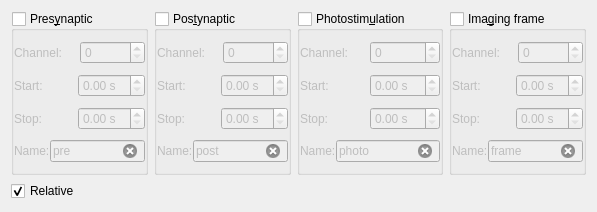
<?xml version="1.0" encoding="UTF-8"?>
<ui version="4.0">
 <class>TriggerDetectWidget</class>
 <widget class="QWidget" name="TriggerDetectWidget">
  <property name="geometry">
   <rect>
    <x>0</x>
    <y>0</y>
    <width>597</width>
    <height>212</height>
   </rect>
  </property>
  <property name="windowTitle">
   <string>TriggerDetectWidget</string>
  </property>
  <property name="toolTip">
   <string>Trigger Detection Widget</string>
  </property>
  <property name="statusTip">
   <string>Trigger Detection Widget</string>
  </property>
  <property name="whatsThis">
   <string>Trigger Detection Widget</string>
  </property>
  <layout class="QGridLayout" name="gridLayout">
   <item row="0" column="0">
    <layout class="QHBoxLayout" name="horizontalLayout">
     <item>
      <widget class="QGroupBox" name="presynGroupBox">
       <property name="toolTip">
        <string>Triggers for presynaptic simulation</string>
       </property>
       <property name="statusTip">
        <string>Triggers for presynaptic simulation</string>
       </property>
       <property name="whatsThis">
        <string>&lt;html&gt;&lt;head/&gt;&lt;body&gt;&lt;p&gt;Triggers for presynaptic simulation via simulation (extracellular) electrodes.&lt;/p&gt;&lt;/body&gt;&lt;/html&gt;</string>
       </property>
       <property name="title">
        <string>Pres&amp;ynaptic</string>
       </property>
       <property name="checkable">
        <bool>true</bool>
       </property>
       <property name="checked">
        <bool>false</bool>
       </property>
       <layout class="QVBoxLayout" name="verticalLayout_2">
        <property name="spacing">
         <number>0</number>
        </property>
        <property name="leftMargin">
         <number>0</number>
        </property>
        <property name="topMargin">
         <number>0</number>
        </property>
        <property name="rightMargin">
         <number>0</number>
        </property>
        <property name="bottomMargin">
         <number>0</number>
        </property>
        <item>
         <layout class="QHBoxLayout" name="horizontalLayout_4">
          <item>
           <widget class="QLabel" name="label_4">
            <property name="text">
             <string>Channel:</string>
            </property>
            <property name="buddy">
             <cstring>presynChannelSpinBox</cstring>
            </property>
           </widget>
          </item>
          <item>
           <widget class="QSpinBox" name="presynChannelSpinBox"/>
          </item>
         </layout>
        </item>
        <item>
         <layout class="QHBoxLayout" name="horizontalLayout_6">
          <item>
           <widget class="QLabel" name="label_12">
            <property name="text">
             <string>Start:</string>
            </property>
            <property name="buddy">
             <cstring>presynStartDoubleSpinBox</cstring>
            </property>
           </widget>
          </item>
          <item>
           <widget class="QDoubleSpinBox" name="presynStartDoubleSpinBox">
            <property name="suffix">
             <string> s</string>
            </property>
           </widget>
          </item>
         </layout>
        </item>
        <item>
         <layout class="QHBoxLayout" name="horizontalLayout_7">
          <item>
           <widget class="QLabel" name="label_13">
            <property name="text">
             <string>Stop:</string>
            </property>
            <property name="buddy">
             <cstring>presynStopDoubleSpinBox</cstring>
            </property>
           </widget>
          </item>
          <item>
           <widget class="QDoubleSpinBox" name="presynStopDoubleSpinBox">
            <property name="suffix">
             <string> s</string>
            </property>
           </widget>
          </item>
         </layout>
        </item>
        <item>
         <layout class="QHBoxLayout" name="horizontalLayout_5">
          <item>
           <widget class="QLabel" name="label_8">
            <property name="text">
             <string>Name:</string>
            </property>
            <property name="buddy">
             <cstring>presynNameLineEdit</cstring>
            </property>
           </widget>
          </item>
          <item>
           <widget class="QLineEdit" name="presynNameLineEdit">
            <property name="text">
             <string>pre</string>
            </property>
            <property name="clearButtonEnabled">
             <bool>true</bool>
            </property>
           </widget>
          </item>
         </layout>
        </item>
       </layout>
      </widget>
     </item>
     <item>
      <widget class="QGroupBox" name="postsynGroupBox">
       <property name="toolTip">
        <string>Triggers for postsynaptic stimulation</string>
       </property>
       <property name="statusTip">
        <string>Triggers for postsynaptic stimulation</string>
       </property>
       <property name="whatsThis">
        <string>&lt;html&gt;&lt;head/&gt;&lt;body&gt;&lt;p&gt;Triggers for postsynaptic stimulation (e.g. current injection via patch electrode, or antidromic stimulation with extracellular electrodes).&lt;/p&gt;&lt;/body&gt;&lt;/html&gt;</string>
       </property>
       <property name="title">
        <string>Pos&amp;tynaptic</string>
       </property>
       <property name="checkable">
        <bool>true</bool>
       </property>
       <property name="checked">
        <bool>false</bool>
       </property>
       <layout class="QVBoxLayout" name="verticalLayout_3">
        <property name="spacing">
         <number>0</number>
        </property>
        <property name="leftMargin">
         <number>0</number>
        </property>
        <property name="topMargin">
         <number>0</number>
        </property>
        <property name="rightMargin">
         <number>0</number>
        </property>
        <property name="bottomMargin">
         <number>0</number>
        </property>
        <item>
         <layout class="QHBoxLayout" name="horizontalLayout_8">
          <item>
           <widget class="QLabel" name="label_5">
            <property name="text">
             <string>Channel:</string>
            </property>
            <property name="buddy">
             <cstring>postsynChannelSpinBox</cstring>
            </property>
           </widget>
          </item>
          <item>
           <widget class="QSpinBox" name="postsynChannelSpinBox"/>
          </item>
         </layout>
        </item>
        <item>
         <layout class="QHBoxLayout" name="horizontalLayout_10">
          <item>
           <widget class="QLabel" name="label_14">
            <property name="text">
             <string>Start:</string>
            </property>
            <property name="buddy">
             <cstring>postsynStartDoubleSpinBox</cstring>
            </property>
           </widget>
          </item>
          <item>
           <widget class="QDoubleSpinBox" name="postsynStartDoubleSpinBox">
            <property name="suffix">
             <string> s</string>
            </property>
           </widget>
          </item>
         </layout>
        </item>
        <item>
         <layout class="QHBoxLayout" name="horizontalLayout_11">
          <item>
           <widget class="QLabel" name="label_15">
            <property name="text">
             <string>Stop:</string>
            </property>
            <property name="buddy">
             <cstring>postsynStopDoubleSpinBox</cstring>
            </property>
           </widget>
          </item>
          <item>
           <widget class="QDoubleSpinBox" name="postsynStopDoubleSpinBox">
            <property name="suffix">
             <string> s</string>
            </property>
           </widget>
          </item>
         </layout>
        </item>
        <item>
         <layout class="QHBoxLayout" name="horizontalLayout_9">
          <item>
           <widget class="QLabel" name="label_9">
            <property name="text">
             <string>Name:</string>
            </property>
            <property name="buddy">
             <cstring>postsynNameLineEdit</cstring>
            </property>
           </widget>
          </item>
          <item>
           <widget class="QLineEdit" name="postsynNameLineEdit">
            <property name="text">
             <string>post</string>
            </property>
            <property name="clearButtonEnabled">
             <bool>true</bool>
            </property>
           </widget>
          </item>
         </layout>
        </item>
       </layout>
      </widget>
     </item>
     <item>
      <widget class="QGroupBox" name="photoGroupBox">
       <property name="toolTip">
        <string>Trigger for light pulses</string>
       </property>
       <property name="statusTip">
        <string>Trigger for light pulses</string>
       </property>
       <property name="whatsThis">
        <string>&lt;html&gt;&lt;head/&gt;&lt;body&gt;&lt;p&gt;Trigger for light pulses (e.g. uncaging pulses, light-sensitive in channels, pohotoconversion of fluorescent proteins, etc.).&lt;/p&gt;&lt;/body&gt;&lt;/html&gt;</string>
       </property>
       <property name="title">
        <string>Photostim&amp;ulation</string>
       </property>
       <property name="checkable">
        <bool>true</bool>
       </property>
       <property name="checked">
        <bool>false</bool>
       </property>
       <layout class="QVBoxLayout" name="verticalLayout_4">
        <property name="spacing">
         <number>0</number>
        </property>
        <property name="leftMargin">
         <number>0</number>
        </property>
        <property name="topMargin">
         <number>0</number>
        </property>
        <property name="rightMargin">
         <number>0</number>
        </property>
        <property name="bottomMargin">
         <number>0</number>
        </property>
        <item>
         <layout class="QHBoxLayout" name="horizontalLayout_12">
          <item>
           <widget class="QLabel" name="label_6">
            <property name="text">
             <string>Channel:</string>
            </property>
            <property name="buddy">
             <cstring>photoChannelSpinBox</cstring>
            </property>
           </widget>
          </item>
          <item>
           <widget class="QSpinBox" name="photoChannelSpinBox"/>
          </item>
         </layout>
        </item>
        <item>
         <layout class="QHBoxLayout" name="horizontalLayout_14">
          <item>
           <widget class="QLabel" name="label_16">
            <property name="text">
             <string>Start:</string>
            </property>
            <property name="buddy">
             <cstring>photoStartDoubleSpinBox</cstring>
            </property>
           </widget>
          </item>
          <item>
           <widget class="QDoubleSpinBox" name="photoStartDoubleSpinBox">
            <property name="suffix">
             <string> s</string>
            </property>
           </widget>
          </item>
         </layout>
        </item>
        <item>
         <layout class="QHBoxLayout" name="horizontalLayout_15">
          <item>
           <widget class="QLabel" name="label_17">
            <property name="text">
             <string>Stop:</string>
            </property>
            <property name="buddy">
             <cstring>photoStopDoubleSpinBox</cstring>
            </property>
           </widget>
          </item>
          <item>
           <widget class="QDoubleSpinBox" name="photoStopDoubleSpinBox">
            <property name="suffix">
             <string> s</string>
            </property>
           </widget>
          </item>
         </layout>
        </item>
        <item>
         <layout class="QHBoxLayout" name="horizontalLayout_13">
          <item>
           <widget class="QLabel" name="label_10">
            <property name="text">
             <string>Name:</string>
            </property>
            <property name="buddy">
             <cstring>photoNameLineEdit</cstring>
            </property>
           </widget>
          </item>
          <item>
           <widget class="QLineEdit" name="photoNameLineEdit">
            <property name="text">
             <string>photo</string>
            </property>
            <property name="clearButtonEnabled">
             <bool>true</bool>
            </property>
           </widget>
          </item>
         </layout>
        </item>
       </layout>
      </widget>
     </item>
     <item>
      <widget class="QGroupBox" name="imagingGroupBox">
       <property name="toolTip">
        <string>Imaging frame trigger</string>
       </property>
       <property name="statusTip">
        <string>Imaging frame trigger</string>
       </property>
       <property name="whatsThis">
        <string>&lt;html&gt;&lt;head/&gt;&lt;body&gt;&lt;p&gt;Trigger that initiates one frame of laser scan imaging (not to be confused with a line imaging trigger, which synchronizes the initiation of a single scanning line).&lt;/p&gt;&lt;/body&gt;&lt;/html&gt;</string>
       </property>
       <property name="title">
        <string>Ima&amp;ging frame</string>
       </property>
       <property name="checkable">
        <bool>true</bool>
       </property>
       <property name="checked">
        <bool>false</bool>
       </property>
       <layout class="QVBoxLayout" name="verticalLayout_5">
        <property name="spacing">
         <number>0</number>
        </property>
        <property name="leftMargin">
         <number>0</number>
        </property>
        <property name="topMargin">
         <number>0</number>
        </property>
        <property name="rightMargin">
         <number>0</number>
        </property>
        <property name="bottomMargin">
         <number>0</number>
        </property>
        <item>
         <layout class="QHBoxLayout" name="horizontalLayout_16">
          <item>
           <widget class="QLabel" name="label_7">
            <property name="text">
             <string>Channel:</string>
            </property>
            <property name="buddy">
             <cstring>imagingChannelSpinBox</cstring>
            </property>
           </widget>
          </item>
          <item>
           <widget class="QSpinBox" name="imagingChannelSpinBox"/>
          </item>
         </layout>
        </item>
        <item>
         <layout class="QHBoxLayout" name="horizontalLayout_18">
          <item>
           <widget class="QLabel" name="label_18">
            <property name="text">
             <string>Start:</string>
            </property>
            <property name="buddy">
             <cstring>imagingStartDoubleSpinBox</cstring>
            </property>
           </widget>
          </item>
          <item>
           <widget class="QDoubleSpinBox" name="imagingStartDoubleSpinBox">
            <property name="suffix">
             <string> s</string>
            </property>
           </widget>
          </item>
         </layout>
        </item>
        <item>
         <layout class="QHBoxLayout" name="horizontalLayout_19">
          <item>
           <widget class="QLabel" name="label_19">
            <property name="text">
             <string>Stop:</string>
            </property>
            <property name="buddy">
             <cstring>imagingStopDoubleSpinBox</cstring>
            </property>
           </widget>
          </item>
          <item>
           <widget class="QDoubleSpinBox" name="imagingStopDoubleSpinBox">
            <property name="suffix">
             <string> s</string>
            </property>
           </widget>
          </item>
         </layout>
        </item>
        <item>
         <layout class="QHBoxLayout" name="horizontalLayout_17">
          <item>
           <widget class="QLabel" name="label_11">
            <property name="text">
             <string>Name:</string>
            </property>
            <property name="buddy">
             <cstring>imagingNameLineEdit</cstring>
            </property>
           </widget>
          </item>
          <item>
           <widget class="QLineEdit" name="imagingNameLineEdit">
            <property name="text">
             <string>frame</string>
            </property>
            <property name="clearButtonEnabled">
             <bool>true</bool>
            </property>
           </widget>
          </item>
         </layout>
        </item>
       </layout>
      </widget>
     </item>
    </layout>
   </item>
   <item row="1" column="0">
    <layout class="QHBoxLayout" name="horizontalLayout_2">
     <item>
      <widget class="QCheckBox" name="reltimesCheckBox">
       <property name="toolTip">
        <string>Set all times relative to signal start</string>
       </property>
       <property name="statusTip">
        <string>Set all times relative to signal start</string>
       </property>
       <property name="whatsThis">
        <string>Set all times relative to signal start</string>
       </property>
       <property name="text">
        <string>Relative</string>
       </property>
       <property name="checked">
        <bool>true</bool>
       </property>
      </widget>
     </item>
     <item>
      <spacer name="horizontalSpacer">
       <property name="orientation">
        <enum>Qt::Horizontal</enum>
       </property>
       <property name="sizeHint" stdset="0">
        <size>
         <width>40</width>
         <height>20</height>
        </size>
       </property>
      </spacer>
     </item>
    </layout>
   </item>
  </layout>
 </widget>
 <tabstops>
  <tabstop>presynGroupBox</tabstop>
  <tabstop>presynChannelSpinBox</tabstop>
  <tabstop>presynStartDoubleSpinBox</tabstop>
  <tabstop>presynStopDoubleSpinBox</tabstop>
  <tabstop>presynNameLineEdit</tabstop>
  <tabstop>postsynGroupBox</tabstop>
  <tabstop>postsynChannelSpinBox</tabstop>
  <tabstop>postsynStartDoubleSpinBox</tabstop>
  <tabstop>postsynStopDoubleSpinBox</tabstop>
  <tabstop>postsynNameLineEdit</tabstop>
  <tabstop>photoGroupBox</tabstop>
  <tabstop>photoChannelSpinBox</tabstop>
  <tabstop>photoStartDoubleSpinBox</tabstop>
  <tabstop>photoStopDoubleSpinBox</tabstop>
  <tabstop>photoNameLineEdit</tabstop>
  <tabstop>imagingGroupBox</tabstop>
  <tabstop>imagingChannelSpinBox</tabstop>
  <tabstop>imagingStartDoubleSpinBox</tabstop>
  <tabstop>imagingStopDoubleSpinBox</tabstop>
  <tabstop>imagingNameLineEdit</tabstop>
 </tabstops>
 <resources/>
 <connections/>
</ui>
